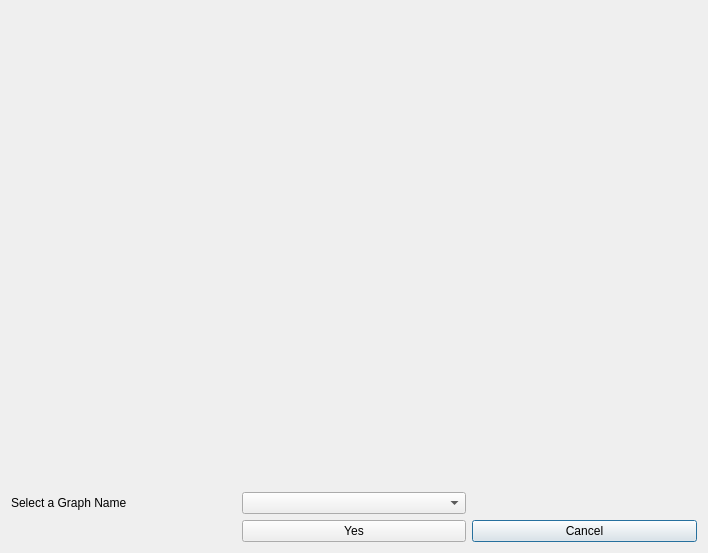
<?xml version="1.0" encoding="UTF-8"?>
<ui version="4.0">
 <class>SetColorPanel</class>
 <widget class="QDialog" name="SetColorPanel">
  <property name="geometry">
   <rect>
    <x>0</x>
    <y>0</y>
    <width>708</width>
    <height>553</height>
   </rect>
  </property>
  <property name="windowTitle">
   <string>ColorPanel</string>
  </property>
  <property name="windowIcon">
   <iconset theme="applications-multimedia"/>
  </property>
  <layout class="QGridLayout" name="gridLayout">
   <item row="0" column="0" colspan="3">
    <widget class="QColorDialog" name="colorWidget" native="true"/>
   </item>
   <item row="1" column="1">
    <widget class="QComboBox" name="nameForm"/>
   </item>
   <item row="1" column="0">
    <widget class="QLabel" name="selectGraphName">
     <property name="text">
      <string>Select a Graph Name</string>
     </property>
    </widget>
   </item>
   <item row="2" column="2">
    <widget class="QPushButton" name="cancelBtn">
     <property name="text">
      <string>Cancel</string>
     </property>
    </widget>
   </item>
   <item row="2" column="1">
    <widget class="QPushButton" name="yesBtn">
     <property name="text">
      <string>Yes</string>
     </property>
    </widget>
   </item>
  </layout>
 </widget>
 <customwidgets>
  <customwidget>
   <class>QColorDialog</class>
   <extends>QWidget</extends>
   <header location="global">qcolordialog.h</header>
   <container>1</container>
  </customwidget>
 </customwidgets>
 <resources/>
 <connections/>
</ui>
